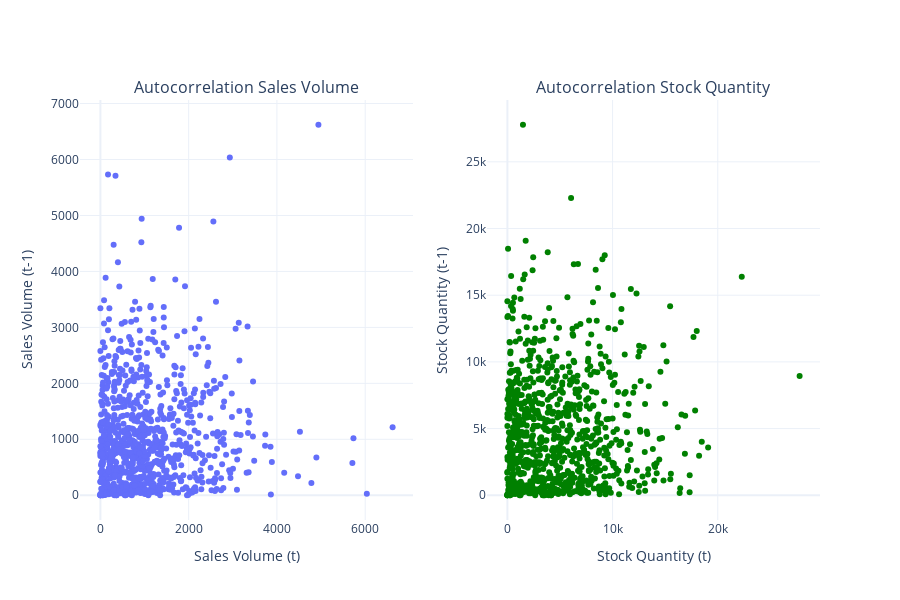

Notebook code cell kept with this figure:
### Markdown cell above
#### **Autocorrelation Analysis of Time Series**

This analysis uses the **Autocorrelation Function (ACF)** and **Partial Autocorrelation Function (PACF)** to identify underlying patterns in your data, which is crucial for building accurate forecasting models.

##### **1. Sales Volume**
The analysis of the Autocorrelation (ACF) and Partial Autocorrelation (PACF) plots **strongly** indicates that the sales volume series is **non-stationary** and possesses an autoregressive (AR) component.


##### **2. Stock Quantity**
The analysis of the Autocorrelation (ACF) and Partial Autocorrelation (PACF) plots **strongly** indicates that the stock quantity series is **non-stationary** and possesses an autoregressive (AR) component.

---

### Code cell
# Create new columns with previous day's values (lag of 1)
df_target['Sales_Volume_Lag1'] = df_target['sales_volume'].shift(1)
df_target['stock_quantity_Lag1'] = df_target['stock_quantity'].shift(1)

# Create subplot figure with 2 horizontal panels
fig_lag = make_subplots(rows=1, cols=2, 
                       subplot_titles=['Autocorrelation Sales Volume', 
                                     'Autocorrelation Stock Quantity'])

# Create scatter plots to visualize autocorrelation
fig_lag1 = px.scatter(df_target, x='sales_volume', y='Sales_Volume_Lag1', 
                    title='Autocorrelation (sales_volume vs. Previous Day Sales)')
fig_lag2 = px.scatter(df_target, x='stock_quantity', y='stock_quantity_Lag1',
                     title='Autocorrelation (stock_quantity vs. Previous Day Stock)', 
                     color_discrete_sequence=['green'])

# Add plots to subfigure
fig_lag.add_trace(fig_lag1.data[0], row=1, col=1)
fig_lag.add_trace(fig_lag2.data[0], row=1, col=2)

# Adjust layout and display
fig_lag.update_layout(showlegend=False, height=600)
fig_lag.update_xaxes(title_text="Sales Volume (t)", row=1, col=1)
fig_lag.update_yaxes(title_text="Sales Volume (t-1)", row=1, col=1)
fig_lag.update_xaxes(title_text="Stock Quantity (t)", row=1, col=2)
fig_lag.update_yaxes(title_text="Stock Quantity (t-1)", row=1, col=2)
fig_lag.show()

### Figure 1 — Plotly figure (JSON) as saved in the notebook; plotly's stock layout.template omitted (floating-point values rounded to 4 significant figures; data arrays with more than 128 entries replaced by an {"elided": "..."} marker saying what was removed)
{"data": [{"hovertemplate": "sales_volume=%{x}<br>Sales_Volume_Lag1=%{y}<extra></extra>", "legendgroup": "", "marker": {"color": "#636efa", "symbol": "circle"}, "mode": "markers", "name": "", "orientation": "v", "showlegend": false, "type": "scatter", "x": {"elided": "903 int values"}, "xaxis": "x", "y": {"elided": "903 int values"}, "yaxis": "y"}, {"hovertemplate": "stock_quantity=%{x}<br>stock_quantity_Lag1=%{y}<extra></extra>", "legendgroup": "", "marker": {"color": "green", "symbol": "circle"}, "mode": "markers", "name": "", "orientation": "v", "showlegend": false, "type": "scatter", "x": {"elided": "903 int values"}, "xaxis": "x2", "y": {"elided": "903 int values"}, "yaxis": "y2"}], "layout": {"annotations": [{"font": {"size": 16}, "showarrow": false, "text": "Autocorrelation Sales Volume", "x": 0.225, "xanchor": "center", "xref": "paper", "y": 1, "yanchor": "bottom", "yref": "paper"}, {"font": {"size": 16}, "showarrow": false, "text": "Autocorrelation Stock Quantity", "x": 0.775, "xanchor": "center", "xref": "paper", "y": 1, "yanchor": "bottom", "yref": "paper"}], "height": 600, "showlegend": false, "xaxis": {"anchor": "y", "domain": [0, 0.45], "title": {"text": "Sales Volume (t)"}}, "xaxis2": {"anchor": "y2", "domain": [0.55, 1], "title": {"text": "Stock Quantity (t)"}}, "yaxis": {"anchor": "x", "domain": [0, 1], "title": {"text": "Sales Volume (t-1)"}}, "yaxis2": {"anchor": "x2", "domain": [0, 1], "title": {"text": "Stock Quantity (t-1)"}}}}
